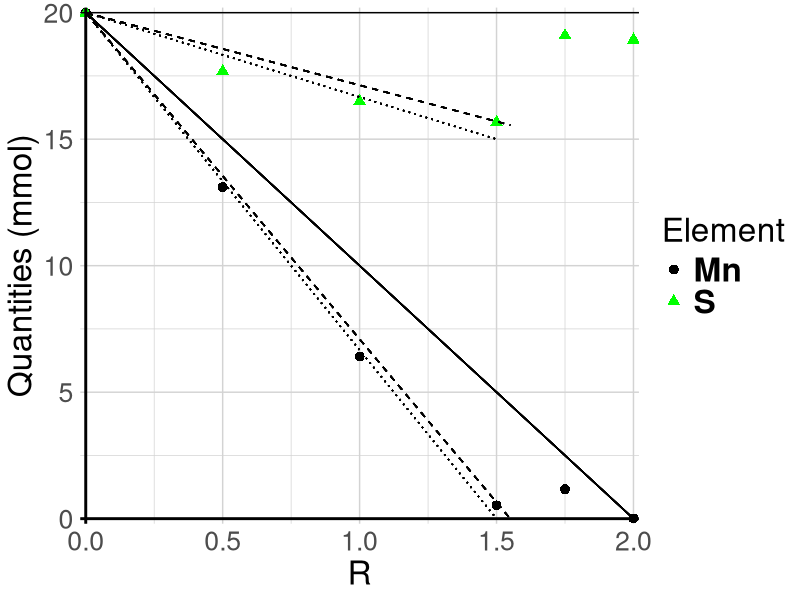
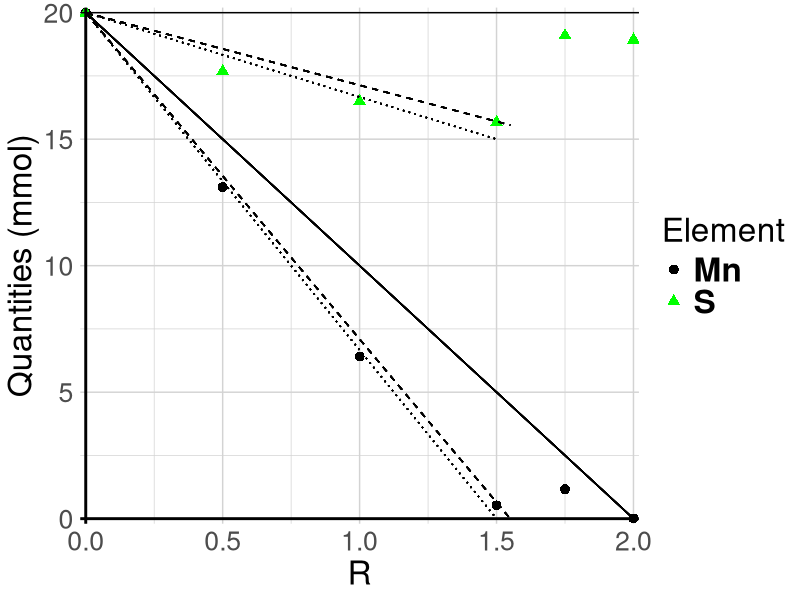

Source code (R) for these figures, in order:
library("readr")
library("ggplot2")
library("dplyr")
library("tidyr")
library("magrittr")

data <- read_delim("Quantities-ICP-CI.csv", delim = ";", col_names = TRUE)

data <- pivot_longer(data, !R, names_to = "Element", values_to = "Quantities")

data$Quantities <- data$Quantities*1000

ggplot(data) +
  geom_point(aes(x=R, y=Quantities, group = Element, color = Element, shape = Element), size =3)+ 
  theme_minimal() + 
  scale_x_continuous(expand=c(0.01,0))+scale_y_continuous(expand=c(0.01,0)) + 
  theme(text = element_text(size = 24), legend.text.align = 0, legend.text = element_text(size=24,face="bold"), panel.grid = element_line(color="lightgray")) +
  geom_hline(yintercept = 0, size = 1) +
  geom_vline(xintercept = 0, size = 1) +
  ylab ("Quantities (mmol)") + 
  scale_color_manual(values=c("black", "green"), name = "Element", labels = c("Mn","S")) +
  geom_hline(yintercept = 20) +
  geom_segment(aes(x = 0, xend = 1.5, y = 20, yend = 15), linetype = "dotted") +
  geom_segment(aes(x = 0, xend = 1.5, y = 20, yend = 0), linetype = "dotted") +
  geom_segment(aes(x = 0, xend = 1.55, y = 20, yend = 7/9*20), linetype = "dashed") +
  geom_segment(aes(x = 0, xend = 2, y = 20, yend = 0)) +
  geom_segment(aes(x = 0, xend = 1.55, y = 20, yend = 0), linetype = "dashed") 



ggsave(filename = "quantities2.png", width = 12, height = 7)
